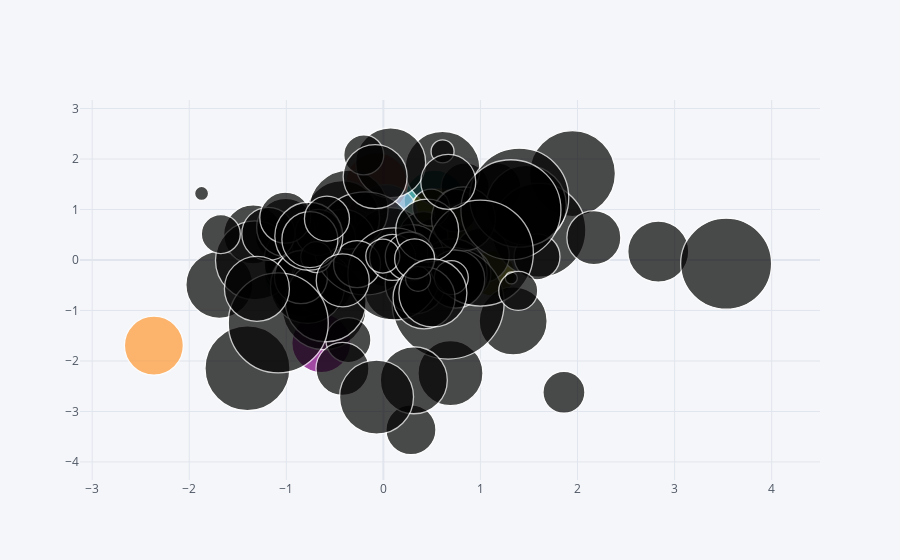

Notebook code cell kept with this figure:
### Code cell
df1.iplot(kind='bubble', x='A', y='B', size='C')
